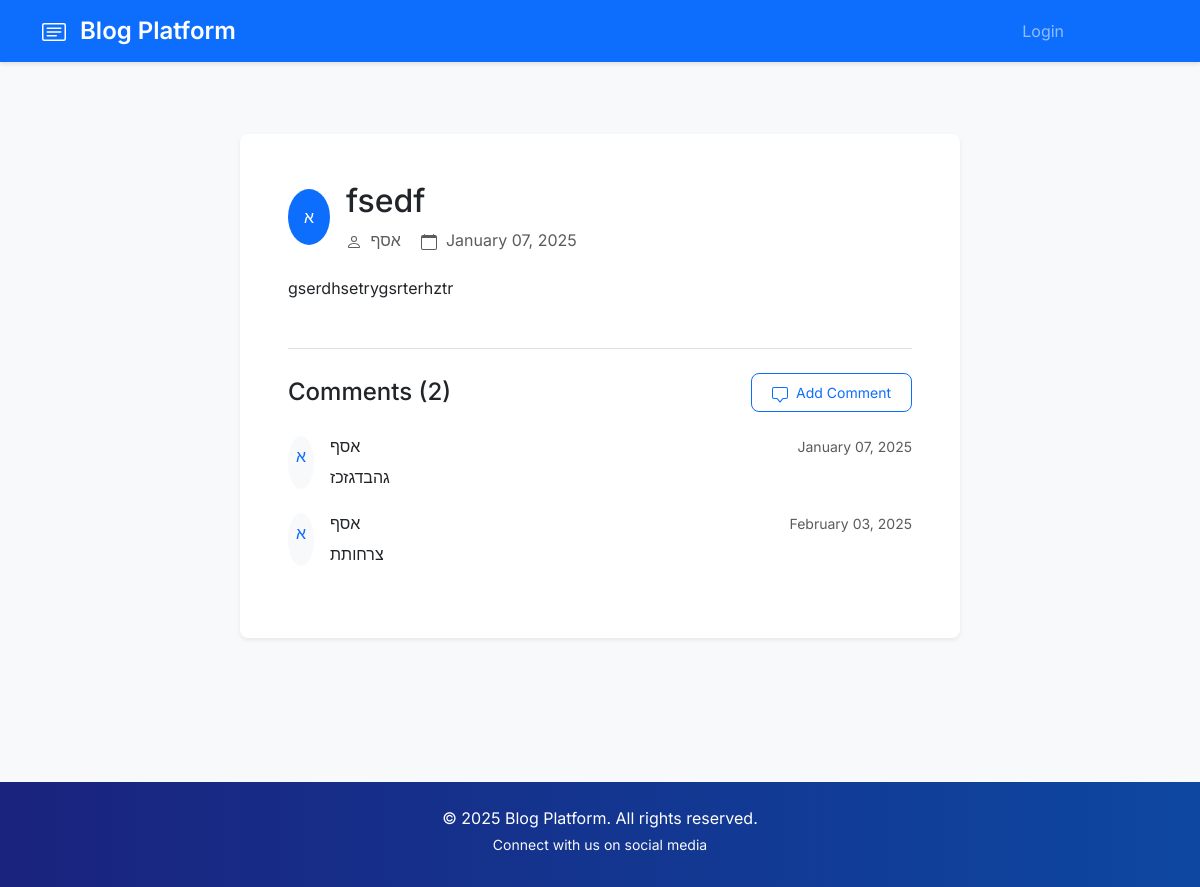
Screenshot of /post/2 with the database file from the repository.
### app/models.py (models this page shows, shortened)
class User(db.Model, UserMixin):
    id = db.Column(db.Integer, primary_key=True)
    username = db.Column(db.String(150), unique=True, nullable=False)
    email = db.Column(db.String(150), unique=True, nullable=False)
    password = db.Column(db.String(150), nullable=False)
    is_admin = db.Column(db.Boolean, default=False)
    posts = db.relationship('Post', backref='author', lazy=True)
    comments = db.relationship('Comment', backref='author', lazy=True)

class Post(db.Model):
    id = db.Column(db.Integer, primary_key=True)
    title = db.Column(db.String(150), nullable=False)
    content = db.Column(db.Text, nullable=False)
    date_posted = db.Column(db.DateTime, default=datetime.utcnow)
    user_id = db.Column(db.Integer, db.ForeignKey('user.id'), nullable=False)
    comments = db.relationship('Comment', backref='post', lazy=True)

class Comment(db.Model):
    id = db.Column(db.Integer, primary_key=True)
    content = db.Column(db.Text, nullable=False)
    date_posted = db.Column(db.DateTime, default=datetime.utcnow)
    user_id = db.Column(db.Integer, db.ForeignKey('user.id'), nullable=False)
    post_id = db.Column(db.Integer, db.ForeignKey('post.id'), nullable=False)

### app/routes/post_routes.py (the view)
@bp.route('/post/<int:post_id>')
def post_detail(post_id):
    post = Post.query.get_or_404(post_id)
    return render_template('post_detail.html', post=post)

### app/templates/post_detail.html (shortened to what this page needs)
{% extends 'base.html' %}
{% block content %}
<div class="container py-5">
    <div class="row justify-content-center">
        <div class="col-lg-8">
            <article class="card border-0 shadow-sm rounded-3 mb-5">
                <div class="card-body p-4 p-md-5">
                    <div class="d-flex align-items-center mb-4">
                        <div class="bg-primary rounded-circle text-white p-3 me-3">
                            {{ post.author.username[0].upper() }}
                        </div>
                        <div>
                            <h1 class="h2 mb-2">{{ post.title }}</h1>
                            <div class="text-muted">
                                <span class="me-3">
                                    {{ post.author.username }}
                                </span>
                                <span>
                                    <svg width="16" height="16" fill="currentColor" class="me-1" viewBox="0 0 16 16">
                                        <path d="M3.5 0a.5.5 0 0 1 .5.5V1h8V.5a.5.5 0 0 1 1 0V1h1a2 2 0 0 1 2 2v11a2 2 0 0 1-2 2H2a2 2 0 0 1-2-2V3a2 2 0 0 1 2-2h1V.5a.5.5 0 0 1 .5-.5zM1 4v10a1 1 0 0 0 1 1h12a1 1 0 0 0 1-1V4H1z"/>
                                    </svg>
                                    {{ post.date_posted.strftime('%B %d, %Y') }}
                                </span>
                            </div>
                        </div>
                    </div>
                    <div class="post-content mb-5">
                        {{ post.content|safe }}
                    </div>
                    <div class="border-top pt-4">
                        <div class="d-flex justify-content-between align-items-center mb-4">
                            <h2 class="h4 mb-0">Comments ({{ post.comments|length }})</h2>
                            <button class="btn btn-outline-primary btn-sm" data-bs-toggle="collapse" data-bs-target="#commentForm">
                                Add Comment
                            </button>
                        </div>
                        <div class="comments-section">
                            {% if post.comments %}
                                {% for comment in post.comments %}
                                    <div class="comment mb-4">
                                        <div class="d-flex">
                                            <div class="bg-light rounded-circle p-2 me-3">
                                                <span class="text-primary fw-medium">{{ comment.author.username[0].upper() }}</span>
                                            </div>
                                            <div class="flex-grow-1">
                                                <div class="d-flex justify-content-between align-items-center mb-2">
                                                    <h3 class="h6 mb-0 fw-medium">{{ comment.author.username }}</h3>
                                                    <small class="text-muted">{{ comment.date_posted.strftime('%B %d, %Y') }}</small>
                                                </div>
                                                <p class="mb-0">{{ comment.content }}</p>
                                            </div>
                                        </div>
                                    </div>
                                {% endfor %}
                            {% endif %}
                        </div>
                    </div>
                </div>
            </article>
        </div>
    </div>
</div>
{% endblock %}

### app/templates/base.html (shortened to what this page needs)
<html lang="en">
<head>
    <link rel="stylesheet" href="{{ url_for('static', filename='css/style.css') }}">
    <link rel="stylesheet" href="https://cdn.jsdelivr.net/npm/bootstrap@5.3.0/dist/css/bootstrap.min.css">
</head>
<body>
    <nav class="navbar navbar-expand-lg navbar-dark bg-primary">
        <div class="container">
            <a class="navbar-brand" href="{{ url_for('post.home') }}">
                Blog Platform
            </a>
            <div class="collapse navbar-collapse" id="navbarNav">
                <ul class="navbar-nav ms-auto">
                    {% if current_user.is_authenticated %}
                        <li class="nav-item">
                            <span class="nav-link fw-medium">Hello, {{ current_user.username }}</span>
                        </li>
                        <li class="nav-item">
                            <a class="nav-link btn btn-outline-light ms-2 px-3" href="{{ url_for('auth.logout') }}">Logout</a>
                        </li>
                    {% else %}
                        <li class="nav-item">
                            <a class="nav-link btn btn-outline-light me-2" href="{{ url_for('auth.login') }}">Login</a>
                        </li>
                        <li class="nav-item">
                            <a class="nav-link btn btn-light text-primary" href="{{ url_for('auth.register') }}">Register</a>
                        </li>
                    {% endif %}
                </ul>
            </div>
        </div>
    </nav>
    <div class="container mt-4">
        {% block content %}{% endblock %}
    </div>
    <footer class="text-white text-center py-4 mt-5">
        <div class="container">
            <p class="mb-1">© 2025 Blog Platform. All rights reserved.</p>
            <small class="text-light">Connect with us on social media</small>
        </div>
    </footer>
</body>
</html>

### app/static/css/style.css (style rules this page uses)
body { background-color: #f8f9fa; font-family: 'Arial', sans-serif; }
h2 { font-weight: bold; color: #333; }
.card { border-radius: 10px; background-color: #ffffff; }

### app/templates/base.html (style rules this page uses)
body { font-family: 'Inter', sans-serif; background-color: #f8f9fa; }
.navbar { box-shadow: 0 2px 4px rgba(0,0,0,0.1); }
.navbar-brand { font-weight: 600; font-size: 1.5rem; }
.card { border: none; transition: transform 0.2s; }
.btn { border-radius: 8px; padding: 0.5rem 1.25rem; }
footer { background: linear-gradient(to right, #1a237e, #0d47a1); }

### rows the page displays
User: author "א", author.username "אסף"
Post: title "fsedf", date_posted "January 07, 2025", content "gserdhsetrygsrterhztr"
Comment: author "א", author.username "אסף", date_posted "January 07, 2025", content "גהבדגזכז"
Comment: author "א", author.username "אסף", date_posted "February 03, 2025", content "צרחותת"

### other values shown
{{ post.comments|length }} "2"
